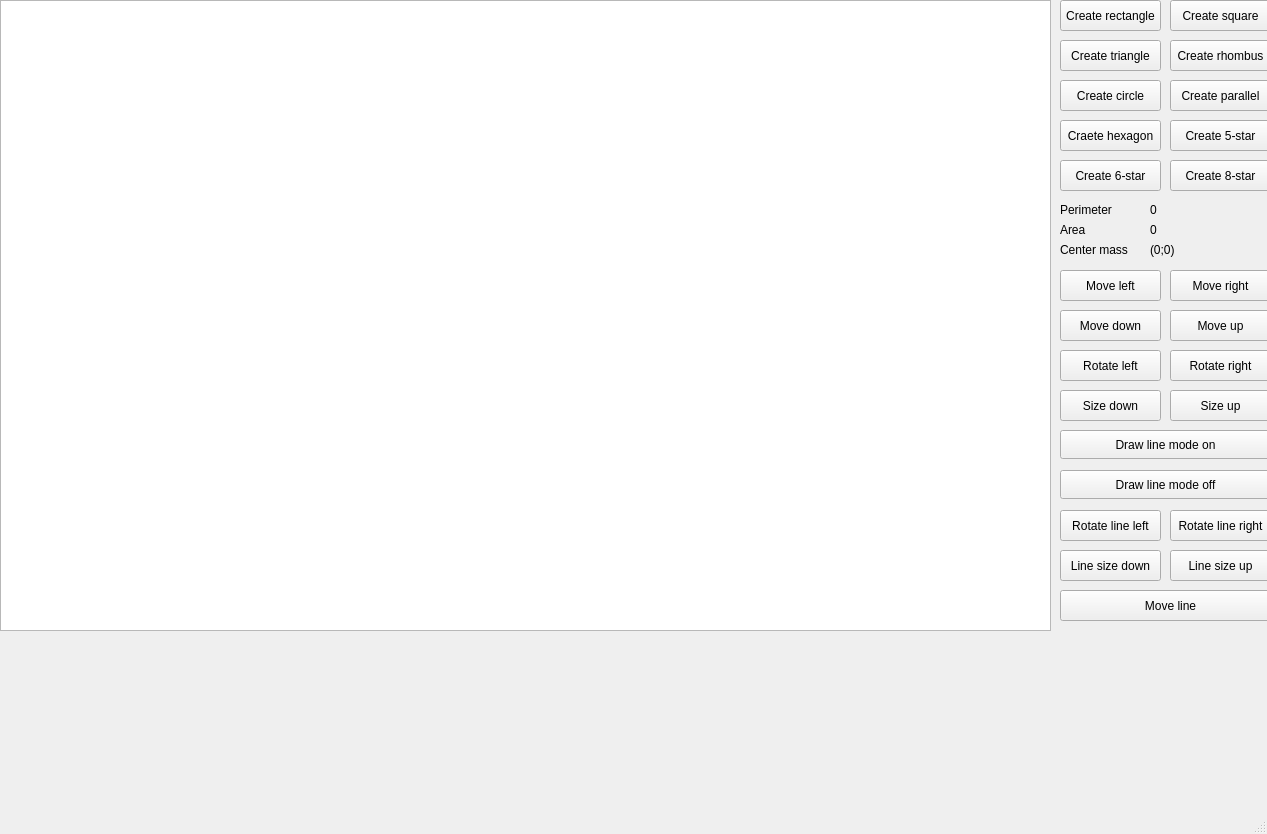
<?xml version="1.0" encoding="UTF-8"?>
<ui version="4.0">
 <class>MainWindow</class>
 <widget class="QMainWindow" name="MainWindow">
  <property name="geometry">
   <rect>
    <x>0</x>
    <y>0</y>
    <width>1267</width>
    <height>834</height>
   </rect>
  </property>
  <property name="windowTitle">
   <string>MainWindow</string>
  </property>
  <widget class="QWidget" name="centralwidget">
   <widget class="QPushButton" name="pushButton_triangle">
    <property name="geometry">
     <rect>
      <x>1060</x>
      <y>40</y>
      <width>101</width>
      <height>31</height>
     </rect>
    </property>
    <property name="text">
     <string>Create triangle</string>
    </property>
   </widget>
   <widget class="QPushButton" name="pushButton_square">
    <property name="geometry">
     <rect>
      <x>1170</x>
      <y>0</y>
      <width>101</width>
      <height>31</height>
     </rect>
    </property>
    <property name="text">
     <string>Create square</string>
    </property>
   </widget>
   <widget class="QPushButton" name="pushButton_rhombus">
    <property name="geometry">
     <rect>
      <x>1170</x>
      <y>40</y>
      <width>101</width>
      <height>31</height>
     </rect>
    </property>
    <property name="text">
     <string>Create rhombus</string>
    </property>
   </widget>
   <widget class="QPushButton" name="pushButton_circle">
    <property name="geometry">
     <rect>
      <x>1060</x>
      <y>80</y>
      <width>101</width>
      <height>31</height>
     </rect>
    </property>
    <property name="text">
     <string>Create circle</string>
    </property>
   </widget>
   <widget class="QPushButton" name="pushButton_star5">
    <property name="geometry">
     <rect>
      <x>1170</x>
      <y>120</y>
      <width>101</width>
      <height>31</height>
     </rect>
    </property>
    <property name="text">
     <string>Create 5-star</string>
    </property>
   </widget>
   <widget class="QPushButton" name="pushButton_star6">
    <property name="geometry">
     <rect>
      <x>1060</x>
      <y>160</y>
      <width>101</width>
      <height>31</height>
     </rect>
    </property>
    <property name="text">
     <string>Create 6-star</string>
    </property>
   </widget>
   <widget class="QPushButton" name="pushButton_star8">
    <property name="geometry">
     <rect>
      <x>1170</x>
      <y>160</y>
      <width>101</width>
      <height>31</height>
     </rect>
    </property>
    <property name="text">
     <string>Create 8-star</string>
    </property>
   </widget>
   <widget class="QPushButton" name="pushButton_rectangle">
    <property name="geometry">
     <rect>
      <x>1060</x>
      <y>0</y>
      <width>101</width>
      <height>31</height>
     </rect>
    </property>
    <property name="text">
     <string>Create rectangle</string>
    </property>
   </widget>
   <widget class="QPushButton" name="pushButton_parallel">
    <property name="geometry">
     <rect>
      <x>1170</x>
      <y>80</y>
      <width>101</width>
      <height>31</height>
     </rect>
    </property>
    <property name="text">
     <string>Create parallel</string>
    </property>
   </widget>
   <widget class="QPushButton" name="pushButton_hexagon">
    <property name="geometry">
     <rect>
      <x>1060</x>
      <y>120</y>
      <width>101</width>
      <height>31</height>
     </rect>
    </property>
    <property name="text">
     <string>Craete hexagon</string>
    </property>
   </widget>
   <widget class="QPushButton" name="pushButton_sizeup">
    <property name="geometry">
     <rect>
      <x>1170</x>
      <y>390</y>
      <width>101</width>
      <height>31</height>
     </rect>
    </property>
    <property name="text">
     <string>Size up</string>
    </property>
   </widget>
   <widget class="QPushButton" name="pushButton_sizedown">
    <property name="geometry">
     <rect>
      <x>1060</x>
      <y>390</y>
      <width>101</width>
      <height>31</height>
     </rect>
    </property>
    <property name="text">
     <string>Size down</string>
    </property>
   </widget>
   <widget class="QLabel" name="Perimeter">
    <property name="geometry">
     <rect>
      <x>1150</x>
      <y>200</y>
      <width>81</width>
      <height>20</height>
     </rect>
    </property>
    <property name="text">
     <string>0</string>
    </property>
   </widget>
   <widget class="QLabel" name="Area">
    <property name="geometry">
     <rect>
      <x>1150</x>
      <y>220</y>
      <width>71</width>
      <height>20</height>
     </rect>
    </property>
    <property name="text">
     <string>0</string>
    </property>
   </widget>
   <widget class="QLabel" name="CenterMass">
    <property name="geometry">
     <rect>
      <x>1150</x>
      <y>240</y>
      <width>81</width>
      <height>20</height>
     </rect>
    </property>
    <property name="text">
     <string>(0;0)</string>
    </property>
   </widget>
   <widget class="QLabel" name="label">
    <property name="geometry">
     <rect>
      <x>1060</x>
      <y>200</y>
      <width>81</width>
      <height>20</height>
     </rect>
    </property>
    <property name="text">
     <string>Perimeter</string>
    </property>
   </widget>
   <widget class="QLabel" name="label_2">
    <property name="geometry">
     <rect>
      <x>1060</x>
      <y>220</y>
      <width>71</width>
      <height>20</height>
     </rect>
    </property>
    <property name="text">
     <string>Area</string>
    </property>
   </widget>
   <widget class="QLabel" name="label_3">
    <property name="geometry">
     <rect>
      <x>1060</x>
      <y>240</y>
      <width>81</width>
      <height>20</height>
     </rect>
    </property>
    <property name="text">
     <string>Center mass</string>
    </property>
   </widget>
   <widget class="QPushButton" name="pushButton_moveup">
    <property name="geometry">
     <rect>
      <x>1170</x>
      <y>310</y>
      <width>101</width>
      <height>31</height>
     </rect>
    </property>
    <property name="text">
     <string>Move up</string>
    </property>
   </widget>
   <widget class="QPushButton" name="pushButton_movedown">
    <property name="geometry">
     <rect>
      <x>1060</x>
      <y>310</y>
      <width>101</width>
      <height>31</height>
     </rect>
    </property>
    <property name="text">
     <string>Move down</string>
    </property>
   </widget>
   <widget class="QPushButton" name="pushButton_moveleft">
    <property name="geometry">
     <rect>
      <x>1060</x>
      <y>270</y>
      <width>101</width>
      <height>31</height>
     </rect>
    </property>
    <property name="text">
     <string>Move left</string>
    </property>
   </widget>
   <widget class="QPushButton" name="pushButton_moveright">
    <property name="geometry">
     <rect>
      <x>1170</x>
      <y>270</y>
      <width>101</width>
      <height>31</height>
     </rect>
    </property>
    <property name="text">
     <string>Move right</string>
    </property>
   </widget>
   <widget class="QPushButton" name="pushButton_rotleft">
    <property name="geometry">
     <rect>
      <x>1060</x>
      <y>350</y>
      <width>101</width>
      <height>31</height>
     </rect>
    </property>
    <property name="text">
     <string>Rotate left</string>
    </property>
   </widget>
   <widget class="QPushButton" name="pushButton_rotright">
    <property name="geometry">
     <rect>
      <x>1170</x>
      <y>350</y>
      <width>101</width>
      <height>31</height>
     </rect>
    </property>
    <property name="text">
     <string>Rotate right</string>
    </property>
   </widget>
   <widget class="QPushButton" name="pushButton_drawlineon">
    <property name="geometry">
     <rect>
      <x>1060</x>
      <y>430</y>
      <width>211</width>
      <height>29</height>
     </rect>
    </property>
    <property name="text">
     <string>Draw line mode on</string>
    </property>
   </widget>
   <widget class="QPushButton" name="pushButton_drawlineoff">
    <property name="geometry">
     <rect>
      <x>1060</x>
      <y>470</y>
      <width>211</width>
      <height>29</height>
     </rect>
    </property>
    <property name="text">
     <string>Draw line mode off</string>
    </property>
   </widget>
   <widget class="QGraphicsView" name="graphicsView">
    <property name="geometry">
     <rect>
      <x>0</x>
      <y>0</y>
      <width>1051</width>
      <height>631</height>
     </rect>
    </property>
   </widget>
   <widget class="QPushButton" name="pushButton_rotlinel">
    <property name="geometry">
     <rect>
      <x>1060</x>
      <y>510</y>
      <width>101</width>
      <height>31</height>
     </rect>
    </property>
    <property name="text">
     <string>Rotate line left</string>
    </property>
   </widget>
   <widget class="QPushButton" name="pushButton_rotliner">
    <property name="geometry">
     <rect>
      <x>1170</x>
      <y>510</y>
      <width>101</width>
      <height>31</height>
     </rect>
    </property>
    <property name="text">
     <string>Rotate line right</string>
    </property>
   </widget>
   <widget class="QPushButton" name="pushButton_moveline">
    <property name="geometry">
     <rect>
      <x>1060</x>
      <y>590</y>
      <width>221</width>
      <height>31</height>
     </rect>
    </property>
    <property name="text">
     <string>Move line</string>
    </property>
   </widget>
   <widget class="QPushButton" name="pushButton_sizelinedown">
    <property name="geometry">
     <rect>
      <x>1060</x>
      <y>550</y>
      <width>101</width>
      <height>31</height>
     </rect>
    </property>
    <property name="text">
     <string>Line size down</string>
    </property>
   </widget>
   <widget class="QPushButton" name="pushButton_sizelineup">
    <property name="geometry">
     <rect>
      <x>1170</x>
      <y>550</y>
      <width>101</width>
      <height>31</height>
     </rect>
    </property>
    <property name="text">
     <string>Line size up</string>
    </property>
   </widget>
  </widget>
  <widget class="QMenuBar" name="menubar">
   <property name="geometry">
    <rect>
     <x>0</x>
     <y>0</y>
     <width>1267</width>
     <height>22</height>
    </rect>
   </property>
  </widget>
  <widget class="QStatusBar" name="statusbar"/>
 </widget>
 <resources/>
 <connections/>
</ui>
